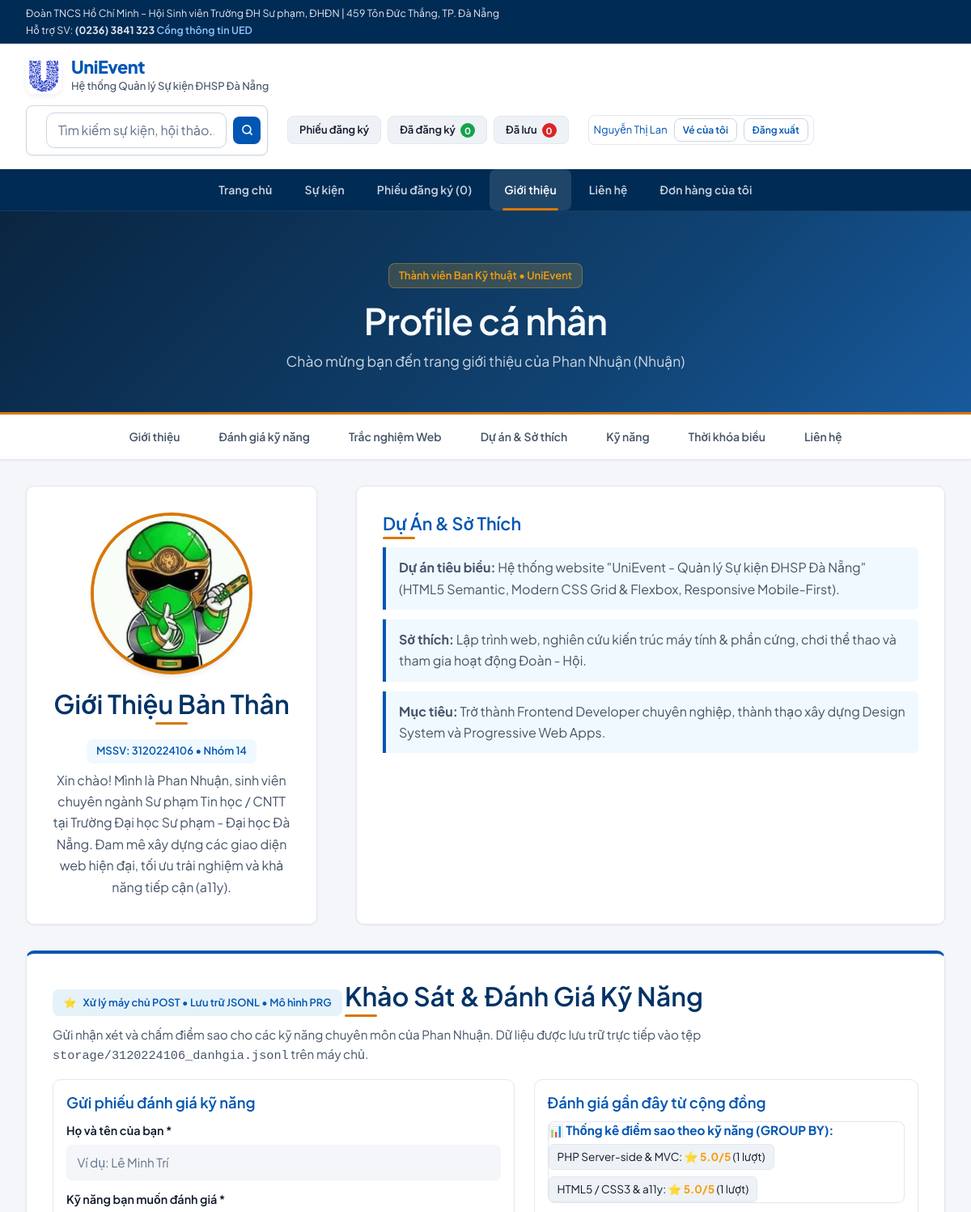
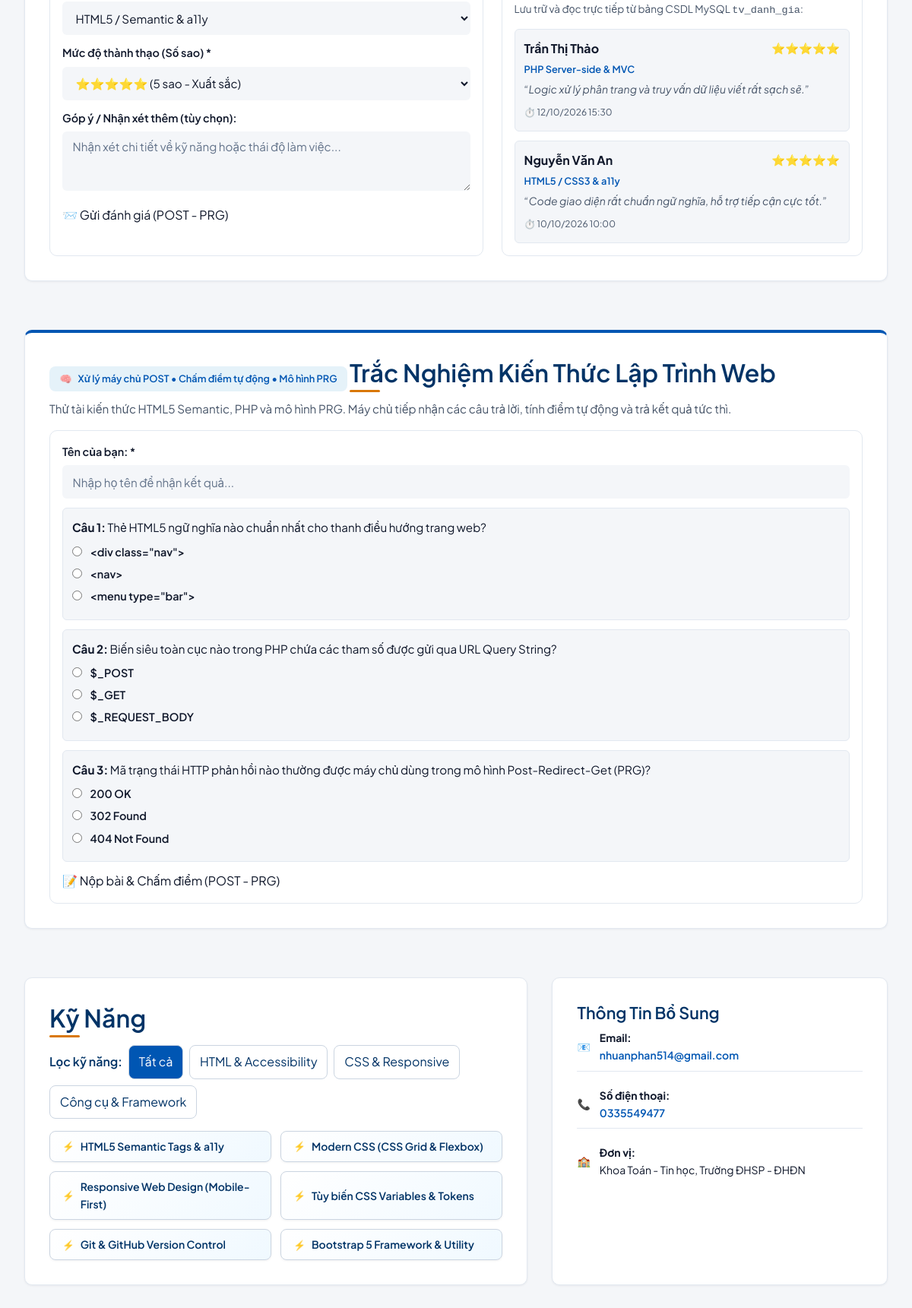
/thanhvien/3120224106_Nhuan/gioithieu.php (signed in, upper part), run on the app's committed database (2 pictures, top to bottom).
### tables this page shows
CREATE TABLE nguoi_dung (
  id            INT UNSIGNED AUTO_INCREMENT PRIMARY KEY,
  email         VARCHAR(150) NOT NULL UNIQUE,
  ho_ten        VARCHAR(100) NOT NULL,
  mat_khau      VARCHAR(255) NOT NULL,
  vai_tro       ENUM('quan_tri', 'khach_hang') NOT NULL DEFAULT 'khach_hang',
  so_dien_thoai VARCHAR(20) NULL,
  ngay_tao      DATETIME NOT NULL DEFAULT CURRENT_TIMESTAMP
);

CREATE TABLE tv_danh_gia (
  id        INT UNSIGNED AUTO_INCREMENT PRIMARY KEY,
  mssv      CHAR(10) NOT NULL,
  ho_ten    VARCHAR(100) NOT NULL,
  ky_nang   VARCHAR(100) NOT NULL,
  so_sao    TINYINT UNSIGNED NOT NULL CHECK (so_sao BETWEEN 1 AND 5),
  nhan_xet  TEXT NULL,
  ngay_tao  DATETIME NOT NULL DEFAULT CURRENT_TIMESTAMP,
  FOREIGN KEY (mssv) REFERENCES thanh_vien(mssv) ON DELETE CASCADE
);

### thanhvien/3120224106_Nhuan/gioithieu.php (the view, shortened to what the rows shown need)
<?php
require_once __DIR__ . '/../../inc/config.php';
$goc = '../../';
$dsDanhGia = [];
try {
    $pdo = db();
    $stmtDG = $pdo->prepare("SELECT id, ho_ten as nguoi_gui, ky_nang, so_sao, nhan_xet as gop_y, DATE_FORMAT(ngay_tao, '%d/%m/%Y %H:%i') as ngay_gui FROM tv_danh_gia WHERE mssv = '3120224106' ORDER BY ngay_tao DESC, id DESC LIMIT 5");
    $stmtDG->execute();
    $dsDanhGia = $stmtDG->fetchAll(PDO::FETCH_ASSOC);
} catch (Throwable $e) {
    error_log('Lỗi đọc tv_danh_gia: ' . $e->getMessage());
}
require __DIR__ . '/../../inc/header.php';
?>
<link rel="stylesheet" href="css/style.css">
<header class="profile-header">
  <div class="container">
    <h1>Profile cá nhân</h1>
  </div>
</header>
<main class="profile-main container">
  <div class="profile-grid-top">
    <section
      id="about"
      class="profile-card about-section"
      aria-labelledby="about-heading"
    >
      <div class="about-info">
        <h2 id="about-heading">Giới Thiệu Bản Thân</h2>
      </div>
    </section>
    <article
      id="projects"
      class="profile-card"
      aria-labelledby="projects-heading"
    >
      <h2 id="projects-heading">Dự Án &amp; Sở Thích</h2>
    </article>
  </div>
  <section
    id="danh-gia"
    class="profile-card nhuan-card-section"
    aria-labelledby="danh-gia-heading"
  >
    <div class="nhuan-card-header">
      <h2 id="danh-gia-heading">Khảo Sát &amp; Đánh Giá Kỹ Năng</h2>
    </div>
    <div class="nhuan-grid-layout">
      <div class="nhuan-history-card">
        <?php if (empty($dsDanhGia)): ?>
          <div class="nhuan-empty-box">
            <span>🗳️</span>
            <p>Chưa có đánh giá nào. Hãy là người đầu tiên để lại nhận xét!</p>
          </div>
        <?php else: ?>
          <ul class="nhuan-review-list">
            <?php foreach ($dsDanhGia as $dg): ?>
              <li class="nhuan-review-item">
                <div class="nhuan-review-header">
                  <strong><?= e($dg['nguoi_gui'] ?? 'Ẩn danh') ?></strong>
                  <span class="nhuan-stars"><?= str_repeat('⭐', (int)($dg['so_sao'] ?? 5)) ?></span>
                </div>
                <div class="nhuan-review-skill"><?= e($dg['ky_nang'] ?? '') ?></div>
                <p class="nhuan-review-text">&ldquo;<?= e($dg['gop_y'] ?? '') ?>&rdquo;</p>
                <small class="nhuan-review-date">⏱️ <?= e($dg['ngay_gui'] ?? '') ?></small>
              </li>
            <?php endforeach; ?>
          </ul>
        <?php endif; ?>
      </div>
    </div>
  </section>
  <section
    id="trac-nghiem"
    class="profile-card nhuan-card-section"
    aria-labelledby="quiz-heading"
  >
    <div class="nhuan-card-header">
      <h2 id="quiz-heading">Trắc Nghiệm Kiến Thức Lập Trình Web</h2>
    </div>
  </section>
  <div class="profile-grid-mid">
    <section
      id="skills"
      class="profile-card"
      aria-labelledby="skills-heading"
    >
      <h2 id="skills-heading">Kỹ Năng</h2>
    </section>
  </div>
</main>
<?php require __DIR__ . '/../../inc/footer.php'; ?>

### inc/header.php (shortened to what the rows shown need)
<?php
$goc ??= '';
$gio = new App\Services\GioHang();
$menu = [
    'index' => 'Trang chủ',
    'danh-sach' => 'Sự kiện',
    'gio-hang' => 'Phiếu đăng ký (' . $gio->soMon() . ')',
    'gioi-thieu' => 'Giới thiệu',
    'lien-he' => 'Liên hệ',
];
if (daDangNhap()) {
    $menu['don-hang'] = laAdmin() ? 'Quản lý đơn' : 'Đơn hàng của tôi';
}
$duongDanHienTai = $_SERVER['SCRIPT_NAME'] ?? '';
$laTrangHung = str_contains($duongDanHienTai, '3120224065_Hung');
$laDarkHung = $laTrangHung && ((isset($bodyClass) && str_contains((string)$bodyClass, 'dark-theme')) || (($_COOKIE['hung_theme'] ?? '') === 'dark'));
$lopBody = trim($bodyClass ?? '');
?>
<!DOCTYPE html>
<html lang="vi" <?= $laDarkHung ? 'class="dark-theme" data-theme="dark"' : '' ?>>
<head>
  <?php
    $cssV = static function(string $tep) use ($goc): string {
        $duongDan = __DIR__ . '/../' . ltrim($tep, '/');
        $ver = file_exists($duongDan) ? filemtime($duongDan) : time();
        return $goc . $tep . '?v=' . $ver;
    };
  ?>
  <link rel="stylesheet" href="<?= $cssV('css/01-bien.css') ?>">
  <link rel="stylesheet" href="<?= $cssV('css/02-chuan-hoa.css') ?>">
  <link rel="stylesheet" href="<?= $cssV('css/03-bo-cuc.css') ?>">
  <link rel="stylesheet" href="<?= $cssV('css/04-thanh-phan.css') ?>">
  <link rel="stylesheet" href="<?= $cssV('css/05-tien-ich.css') ?>">
</head>
<body class="trang <?= e($lopBody) ?>" data-user-id="<?= idNguoiDung() ?? '' ?>">
  <header class="vung-dau">
    <div class="container site-header__inner">
      <div class="header-phai">
        <div class="header-tai-khoan-wrap">
        <?php if (daDangNhap()): ?>
          <?php if (laAdmin()): ?>
            <div class="tai-khoan-admin" role="group" aria-label="Tài khoản Quản trị">
              <span class="badge-quantri" title="Quản trị viên hệ thống"><?= uiIcon("shield", "icon-brand", 14) ?> <?= e(tenNguoiDung()) ?></span>
              <a href="<?= $goc ?>quan-tri.php" class="nut-bam nut-phu nut-nho" style="padding: 4px 8px; font-size: 0.75rem;" title="Mở trang Quản trị">Quản trị</a>
              <a href="<?= $goc ?>don-hang.php" class="nut-bam nut-phu nut-nho" style="padding: 4px 8px; font-size: 0.75rem;" title="Xem các đơn hàng">Đơn hàng</a>
              <a href="<?= $goc ?>dang-xuat.php" class="nut-bam nut-canh-bao nut-nho" style="padding: 4px 8px; font-size: 0.75rem;" title="Đăng xuất khỏi hệ thống">Thoát</a>
            </div>
          <?php else: ?>
            <div class="tai-khoan-sinhvien d-flex align-items-center gap-2" role="group" aria-label="Tài khoản Sinh viên">
              <span class="fw-bold" style="font-size: 0.8125rem; color: var(--mau-chinh);"><?= uiIcon("user", "icon-brand", 15) ?> <?= e(tenNguoiDung()) ?></span>
              <a href="<?= $goc ?>don-hang.php" class="nut-bam nut-phu nut-nho" style="padding: 4px 10px; font-size: 0.75rem;" title="Xem vé đã đặt">Vé của tôi</a>
              <a href="<?= $goc ?>dang-xuat.php" class="nut-bam nut-canh-bao nut-nho" style="padding: 4px 10px; font-size: 0.75rem;" title="Đăng xuất tài khoản">Đăng xuất</a>
            </div>
          <?php endif; ?>
        <?php endif; ?>
        </div>
      </div>
    </div>
  </header>

### data on the page
nguoi_dung: ho_ten "Nguyễn Thị Lan"
tv_danh_gia: ho_ten "Trần Thị Thảo", so_sao "⭐⭐⭐⭐⭐", ky_nang "PHP Server-side & MVC", nhan_xet "Logic xử lý phân trang và truy vấn dữ liệu viết rất sạch sẽ.", ngay_gui "12/10/2026 15:30"
tv_danh_gia: ho_ten "Nguyễn Văn An", so_sao "⭐⭐⭐⭐⭐", ky_nang "HTML5 / CSS3 & a11y", nhan_xet "Code giao diện rất chuẩn ngữ nghĩa, hỗ trợ tiếp cận cực tốt.", ngay_gui "10/10/2026 10:00"

### other printed values
$gio->soMonDaXacNhan() "0"
$nhan "Trang chủ"
$nhan "Sự kiện"
$nhan "Phiếu đăng ký (0)"
$nhan "Giới thiệu"
$nhan "Liên hệ"
$nhan "Đơn hàng của tôi"
$tk['ky_nang'] "PHP Server-side & MVC"
$tk['sao_tb'] "5.0"
$tk['so_luong'] "1"
$tk['ky_nang'] "HTML5 / CSS3 & a11y"
form field ky_nang "HTML5 / Semantic & a11y"
